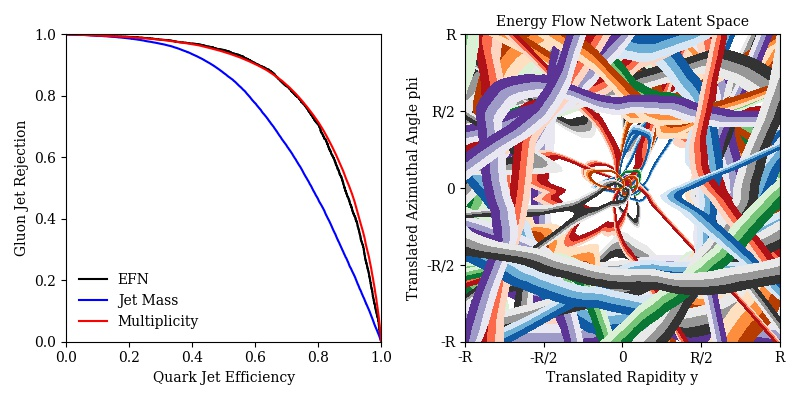

The script that saved this image:
# standard library imports
from __future__ import absolute_import, division, print_function

# standard numerical library imports
import numpy as np

# energyflow imports
import energyflow as ef
from energyflow.archs import EFN
from energyflow.datasets import qg_jets
from energyflow.utils import data_split, to_categorical

# attempt to import sklearn
try:
    from sklearn.metrics import roc_auc_score, roc_curve
except:
    print('please install scikit-learn in order to make ROC curves')
    roc_curve = False

# attempt to import matplotlib
try:
    import matplotlib.pyplot as plt
except:
    print('please install matploltib in order to make plots')
    plt = False

################################### SETTINGS ##################################
# the commented values correspond to those in 1810.05165
###############################################################################

# data controls, can go up to 2000000 total for full dataset
train, val, test = 75000, 10000, 15000
# train, val, test = 1000000, 200000, 200000

# network architecture parameters
Phi_sizes, F_sizes = (100, 100, 128), (100, 100, 100)
# Phi_sizes, F_sizes = (100, 100, 256), (100, 100, 100)

# network training parameters
num_epoch = 5
batch_size = 500

###############################################################################

# load data
X, y = qg_jets.load(train + val + test)
print(X[0,0,:])
# ignore pid information
X = X[:,:,:3]

# convert labels to categorical
Y = to_categorical(y, num_classes=2)

print('Loaded quark and gluon jets')

# preprocess by centering jets and normalizing pts
for x in X:
    mask = x[:,0] > 0
    yphi_avg = np.average(x[mask,1:3], weights=x[mask,0], axis=0)
    x[mask,1:3] -= yphi_avg
    x[mask,0] /= x[:,0].sum()

print('Finished preprocessing')

# do train/val/test split 
(z_train, z_val, z_test, 
 p_train, p_val, p_test,
 Y_train, Y_val, Y_test) = data_split(X[:,:,0], X[:,:,1:], Y, val=val, test=test)

print('Done train/val/test split')
print('Model summary:')

# build architecture
efn = EFN(input_dim=2, Phi_sizes=Phi_sizes, F_sizes=F_sizes)

# train model
efn.fit([z_train, p_train], Y_train,
        epochs=num_epoch,
        batch_size=batch_size,
        validation_data=([z_val, p_val], Y_val),
        verbose=1)

# get predictions on test data
preds = efn.predict([z_test, p_test], batch_size=1000)

# get ROC curve if we have sklearn
if roc_curve:
    efn_fp, efn_tp, threshs = roc_curve(Y_test[:,1], preds[:,1])

    # get area under the ROC curve
    auc = roc_auc_score(Y_test[:,1], preds[:,1])
    print()
    print('EFN AUC:', auc)
    print()

    # make ROC curve and filter plot if we have matplotlib
    if plt:

        # some nicer plot settings 
        plt.rcParams['font.family'] = 'serif'
        plt.rcParams['figure.autolayout'] = True

        fig, axes = plt.subplots(1, 2, figsize=(8,4))

        ######################### ROC Curve Plot #########################

        # get multiplicity and mass for comparison
        masses = np.asarray([ef.ms_from_p4s(ef.p4s_from_ptyphims(x).sum(axis=0)) for x in X])
        mults = np.asarray([np.count_nonzero(x[:,0]) for x in X])
        mass_fp, mass_tp, threshs = roc_curve(Y[:,1], -masses)
        mult_fp, mult_tp, threshs = roc_curve(Y[:,1], -mults)

        # plot the ROC curves
        axes[0].plot(efn_tp, 1-efn_fp, '-', color='black', label='EFN')
        axes[0].plot(mass_tp, 1-mass_fp, '-', color='blue', label='Jet Mass')
        axes[0].plot(mult_tp, 1-mult_fp, '-', color='red', label='Multiplicity')

        # axes labels
        axes[0].set_xlabel('Quark Jet Efficiency')
        axes[0].set_ylabel('Gluon Jet Rejection')

        # axes limits
        axes[0].set_xlim(0, 1)
        axes[0].set_ylim(0, 1)

        # make legend and show plot
        axes[0].legend(loc='lower left', frameon=False)

        ######################### Filter Plot #########################

        # plot settings
        R, n = 0.4, 100
        colors = ['Reds', 'Oranges', 'Greens', 'Blues', 'Purples', 'Greys']
        grads = np.linspace(0.45, 0.55, 4)

        # evaluate filters
        X, Y, Z = efn.eval_filters(R, n=n)

        # plot filters
        for i,z in enumerate(Z):
            axes[1].contourf(X, Y, z/np.max(z), grads, cmap=colors[i%len(colors)])

        axes[1].set_xticks(np.linspace(-R, R, 5))
        axes[1].set_yticks(np.linspace(-R, R, 5))
        axes[1].set_xticklabels(['-R', '-R/2', '0', 'R/2', 'R'])
        axes[1].set_yticklabels(['-R', '-R/2', '0', 'R/2', 'R'])
        axes[1].set_xlabel('Translated Rapidity y')
        axes[1].set_ylabel('Translated Azimuthal Angle phi')
        axes[1].set_title('Energy Flow Network Latent Space', fontdict={'fontsize': 10})

        plt.savefig("efn_example.jpg")
        plt.show()
